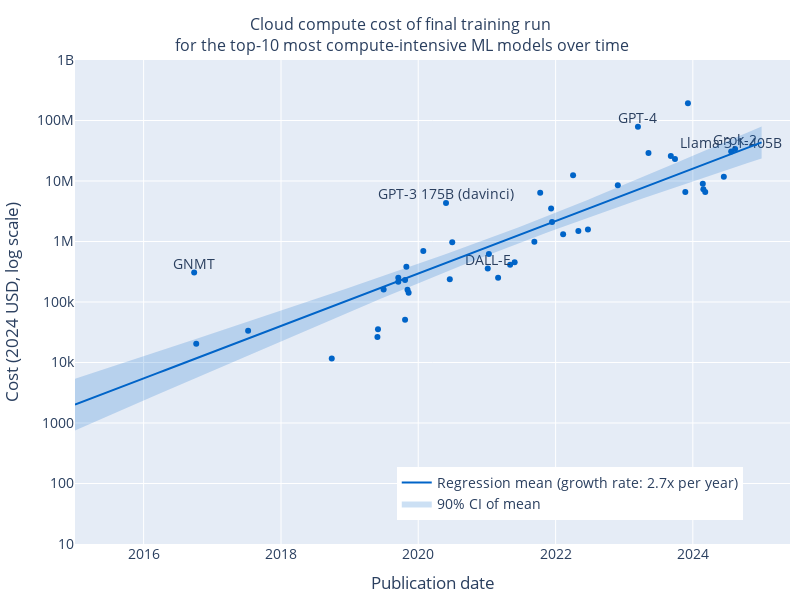

Notebook cell for this chart:
### Code cell
label_systems = ['GNMT', 'AlphaGo Zero', 'DALL-E', 'GPT-3 175B (davinci)', 'GPT-4', 'Llama 3.1-405B', 'Grok-2']

tpu_mask = cost_df['Training hardware'].str.contains('TPU', na=False)
tpu_cost_df = cost_df.loc[tpu_mask]
gpu_cost_df = cost_df.loc[~tpu_mask]

fig = px.scatter(
    gpu_cost_df,
    x='Publication date',
    y='Cost (inflation-adjusted)',
    log_y=True,
)
fig.add_scatter(
    x=tpu_cost_df['Publication date'],
    y=tpu_cost_df['Cost (inflation-adjusted)'],
    mode='markers',
    marker_symbol='circle-open' if estimation_method != 'cloud' else 'circle',
    name='Using estimated cost of TPU' if estimation_method != 'cloud' else '',
    showlegend=estimation_method != 'cloud',
)
fig.add_scatter(
    x=gpu_cost_df.loc[gpu_cost_df['Model'].isin(label_systems)]['Publication date'],
    y=gpu_cost_df.loc[gpu_cost_df['Model'].isin(label_systems)]['Cost (inflation-adjusted)'],
    text=gpu_cost_df.loc[gpu_cost_df['Model'].isin(label_systems)]['Model'],
    mode='text',
    showlegend=False,
)
fig.add_scatter(
    x=tpu_cost_df.loc[tpu_cost_df['Model'].isin(label_systems)]['Publication date'],
    y=tpu_cost_df.loc[tpu_cost_df['Model'].isin(label_systems)]['Cost (inflation-adjusted)'],
    text=tpu_cost_df.loc[tpu_cost_df['Model'].isin(label_systems)]['Model'],
    mode='text',
    showlegend=False,
)

# Marker color
fig.update_traces(
    marker=dict(
        color='rgb(0,100,200)',
    ),
    selector=dict(mode='markers'),
)

# Shade in CI
fig.add_scatter(
    x=predicted_cost_df['Publication date'],
    y=10**predicted_cost_df['mean_ci_lower'],
    mode='lines',
    line=dict(width=0),
    showlegend=False,
)
fig.add_scatter(
    x=predicted_cost_df['Publication date'],
    y=10**predicted_cost_df['mean_ci_upper'],
    mode='lines',
    fill='tonexty',
    fillcolor='rgba(0,100,200,0.2)',
    line=dict(width=0),
    name='90% CI of mean',
)
fig.add_scatter(
    x=predicted_cost_df['Publication date'],
    y=10**predicted_cost_df['mean'],
    mode='lines',
    line=dict(color='rgb(0,100,200)'),
    name=f'Regression mean (growth rate: {10**reg_results.params[1]:.1f}x per year)',
)

fig.update_traces(textposition='top center')

# axis limits
# fig.update_xaxes(range=[pred_start_date, pred_end_date])
fig.update_xaxes(range=['2015-01-01', '2025-06-01'])  # manual
if estimation_method == 'hardware-acquisition':
    fig.update_yaxes(range=[4, 10])
else:
    fig.update_yaxes(range=[1, 9])

# legend on bottom-right of the axes
fig.update_layout(
    legend=dict(
        x=0.45,
        y=0.05,
    )
)

# axis labels
fig.update_xaxes(title_text='Publication date')
fig.update_yaxes(title_text='Cost (2024 USD, log scale)')

# title
fig.update_layout(title_text=get_cost_plot_title(estimation_method, compute_threshold_method, compute_threshold))

# update size
fig.update_layout(
    autosize=False,
    width=800,
    height=600,
    title_font=dict(
        size=16,
    ),
    title_x=0.5,
)

# font size
fig.update_layout(
    font=dict(
        size=14,
    )
)

# margins
fig.update_layout(margin=dict(l=10, r=10, t=60, b=10))

save_plot(fig, results_dir, 'cost_regression')

fig.show()
